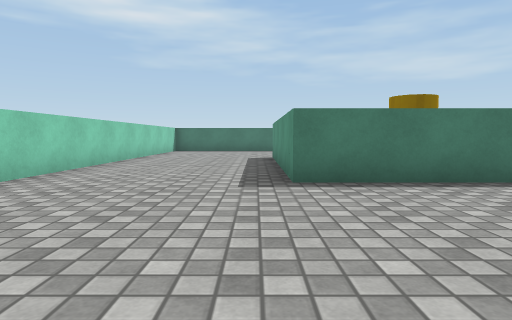
view 1 (above)

19 first-person views from a walk through a scene from a Unity 3-D project. The camera is 0.62 m above the floor, tilts 4° down and sees 75° across. The floor is counted in squares, 1 m on a side. Each view is taken from the middle of a square. On the plan, view 1 faces up. The plan holds only what a view shows up to about 10 squares ahead; the rest is blank. The player is left out. Surface patterns are stand-ins for the level's own textures.

view 2
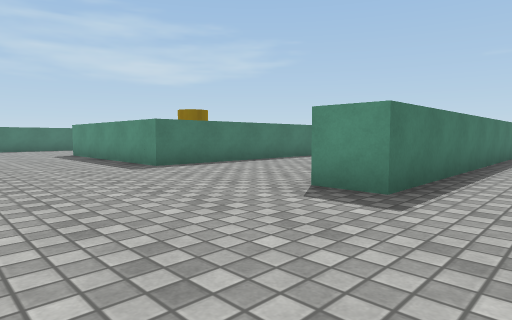

view 3
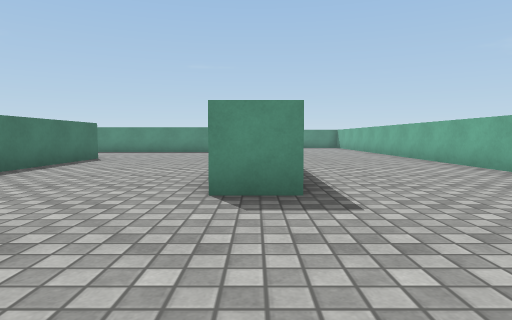

view 4
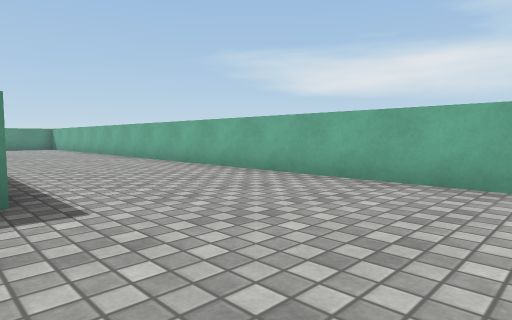

view 5
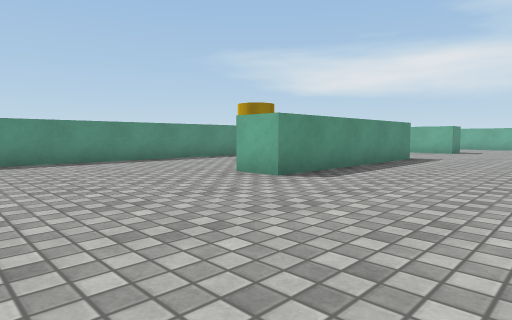

view 6
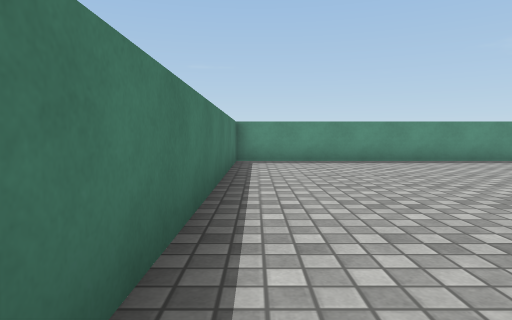

view 7
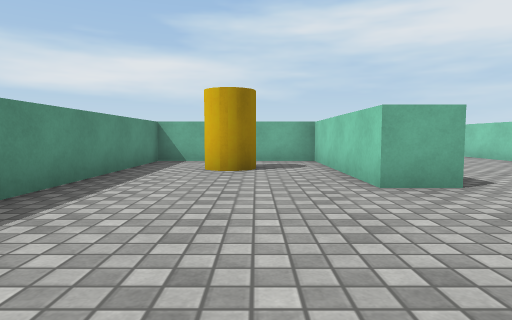

view 8
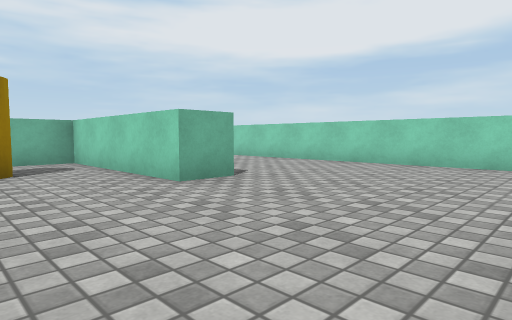

view 9
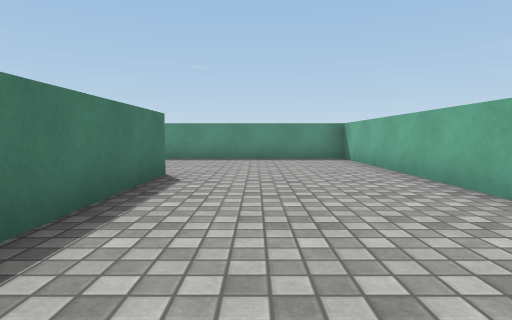

view 10
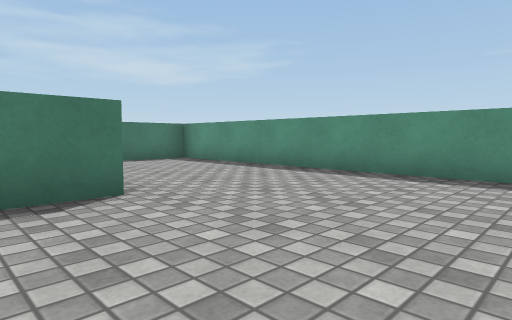

view 11
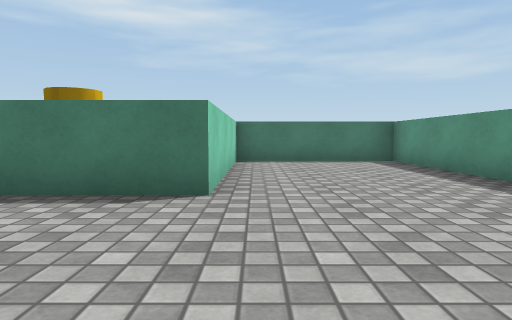

view 12
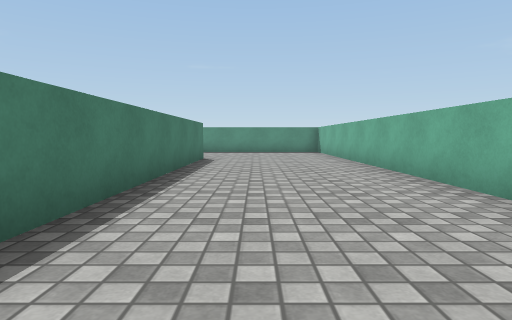

view 13
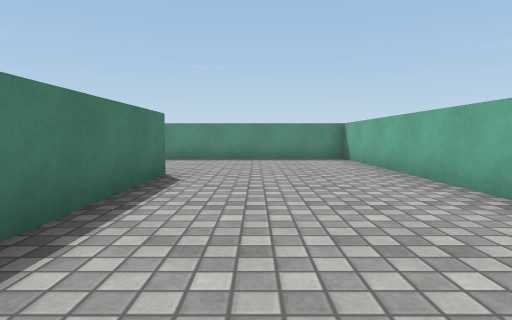

view 14
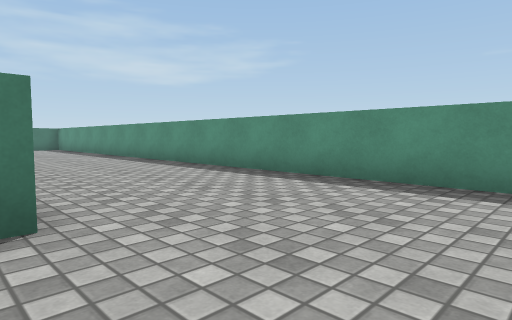

view 15
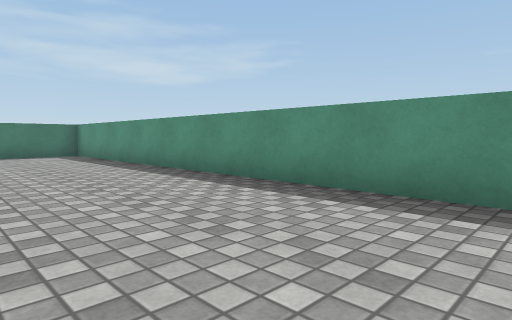

view 16
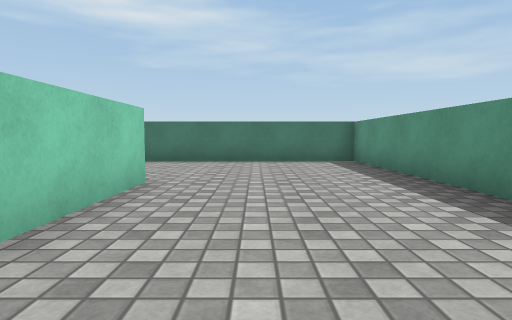

view 17
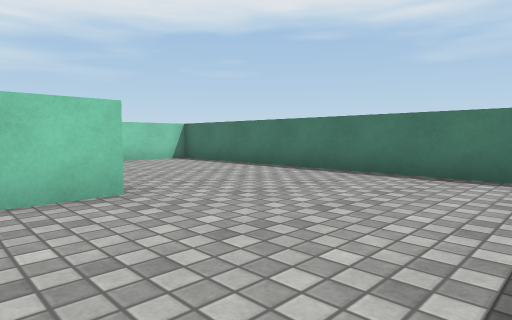

view 18
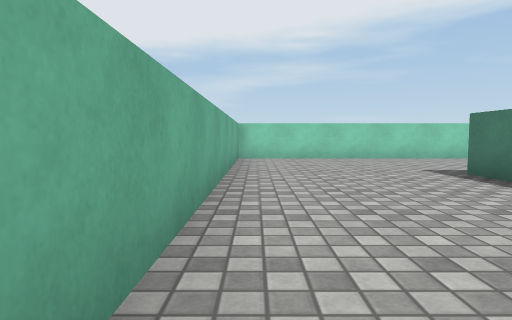

view 19
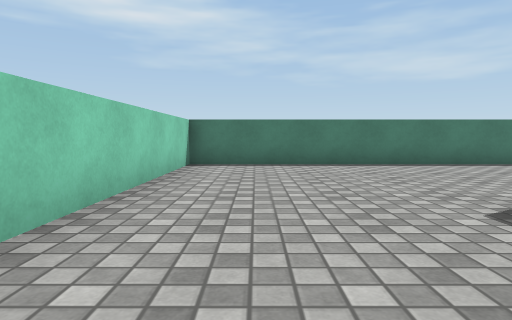

### Floor plan
Points are (right, up) in squares from view 1. A wall is a line through its corners. A room is listed if a view was taken in it or the views show most of it. See-through windows are left out.
Room 1 (views 1, 2, 3, 4, 5, 6, 7, 8, 9, 10, 11, 12, 13, 14, 15, 16, 17, 18, 19)
walls: (4.1, 0.5) (10.5, 0.5) (10.5, 9.5) (6.5, 9.5) (6.5, 4.5) (0.5, 4.5) (0.5, 10) (1.5, 10) (1.5, 5.5) (5.5, 5.5) (5.5, 14.5) (-3.5, 14.5) (-3.5, 3.9); (11.6, -0.5) (0.5, -0.5) (0.5, 0.5); (11.5, 10.6) (11.5, 7.9); (-3.5, 2.1) (-3.5, -4.5) (15.5, -4.5) (15.5, 14.5) (6.5, 14.5) (6.5, 12.6)
objects: other object (3, 7) to (4, 8)

Positions as (right, up) in squares from view 1, and headings:
1: (0, 0), facing up
2: (-3, -2), facing up-right
3: (-3, 0), facing right
4: (-3, 0), facing down-right
5: (-3, 14), facing down-right
6: (-3, 14), facing right
7: (3, 14), facing down
8: (4, 14), facing down-left
9: (1, 3), facing right
10: (5, 1), facing up-right
11: (7, 1), facing up
12: (2, -2), facing right
13: (6, -2), facing right
14: (11, -3), facing up-right
15: (12, 3), facing up-right
16: (13, 6), facing up
17: (15, 9), facing up-left
18: (6, -4), facing left
19: (-2, 7), facing up
